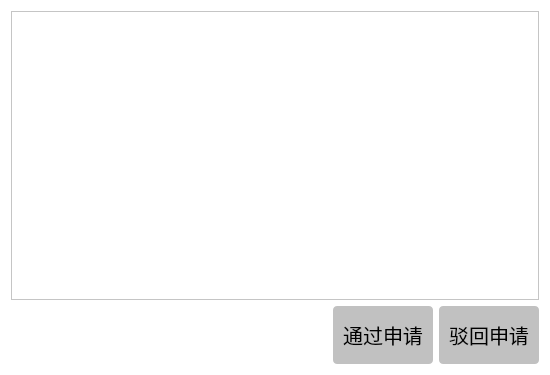
<?xml version="1.0" encoding="UTF-8"?>
<ui version="4.0">
 <class>ansenceagree</class>
 <widget class="QWidget" name="ansenceagree">
  <property name="geometry">
   <rect>
    <x>0</x>
    <y>0</y>
    <width>550</width>
    <height>375</height>
   </rect>
  </property>
  <property name="windowTitle">
   <string>Form</string>
  </property>
  <property name="styleSheet">
   <string notr="true">background-color:rgb(255, 255, 255)</string>
  </property>
  <layout class="QGridLayout" name="gridLayout">
   <item row="0" column="0">
    <layout class="QVBoxLayout" name="verticalLayout" stretch="5,1">
     <item>
      <widget class="QTableView" name="tableView">
       <property name="styleSheet">
        <string notr="true">QTableView::pane{
border:1px solid #C0DCF2;
selection-background-color:#F2F9FF;
selection-color:rgba(193,193,193,200);
alternate-background-color:rgba(193,193,193,200);
gridline-color:rgb(255, 0, 0);
}

QTableView::item:selected{
color:rgb(255, 255, 255);

background-color:rgb(230, 230, 230);
}

QTableView::item:hover{
color:rgb(255, 255, 255);
background:qlineargradient(spread:pad,x1:0,y1:0,x2:0,y2:1,stop:0 #F2F9FF,stop:1 #DAEFFF);
background-color:rgb(230, 230, 230);
}

QTableView::item{
padding:5px;
margin:0px;
}

QHeaderView::section,QTableCornerButton:section{
padding:3px;
margin:0px;
color:rgb(255,255,255);
border:1px solid rgb(230, 230, 230);
border-left-width:0px;
border-right-width:1px;
border-top-width:0px;
border-bottom-width:1px;
background:qlineargradient(spread:pad,x1:0,y1:0,x2:0,y2:1,stop:0 #F2F9FF,stop:1 #DAEFFF);
	background-color: rgb(193, 193, 193);
}</string>
       </property>
      </widget>
     </item>
     <item>
      <layout class="QHBoxLayout" name="horizontalLayout_2" stretch="2,1,1">
       <item>
        <widget class="QLabel" name="label">
         <property name="text">
          <string/>
         </property>
        </widget>
       </item>
       <item>
        <widget class="QPushButton" name="pushButton">
         <property name="maximumSize">
          <size>
           <width>100</width>
           <height>62</height>
          </size>
         </property>
         <property name="font">
          <font>
           <pointsize>15</pointsize>
          </font>
         </property>
         <property name="styleSheet">
          <string notr="true">QPushButton { background-color: rgb(193, 193, 193); border-radius: 4px; color: rgb(0, 0, 0); } QPushButton:hover { background-color: rgb(255, 255, 255); }</string>
         </property>
         <property name="text">
          <string>通过申请</string>
         </property>
        </widget>
       </item>
       <item>
        <widget class="QPushButton" name="pushButton_2">
         <property name="maximumSize">
          <size>
           <width>100</width>
           <height>62</height>
          </size>
         </property>
         <property name="font">
          <font>
           <pointsize>15</pointsize>
          </font>
         </property>
         <property name="styleSheet">
          <string notr="true">QPushButton { background-color: rgb(193, 193, 193); border-radius: 4px; color: rgb(0, 0, 0); } QPushButton:hover { background-color: rgb(255, 255, 255); }</string>
         </property>
         <property name="text">
          <string>驳回申请</string>
         </property>
        </widget>
       </item>
      </layout>
     </item>
    </layout>
   </item>
  </layout>
 </widget>
 <resources/>
 <connections/>
</ui>
